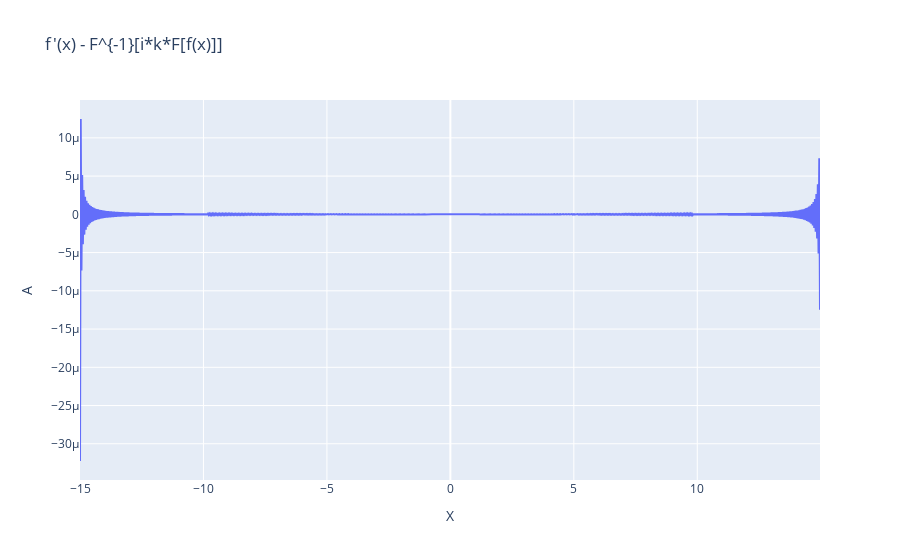

Notebook cell for this chart:
### Code cell
# plot the difference between du and duFFT
import plotly.graph_objects as go
fig = go.Figure()
fig.add_trace(go.Scatter(x=X.real, y=du.real - duFFT.real, mode='lines', name='analytic - FFT'))

# title
fig.update_layout(title='f\'(x) - F^{-1}[i*k*F[f(x)]]', xaxis_title='X', yaxis_title='A')
fig.show()

### Figure 1 — Plotly figure (JSON) as saved in the notebook; plotly's stock layout.template omitted (floating-point values rounded to 4 significant figures; data arrays with more than 128 entries replaced by an {"elided": "..."} marker saying what was removed)
{"data": [{"mode": "lines", "name": "analytic - FFT", "type": "scatter", "x": {"elided": "1024 float values"}, "y": {"elided": "1024 float values"}}], "layout": {"title": {"text": "f'(x) - F^{-1}[i*k*F[f(x)]]"}, "xaxis": {"title": {"text": "X"}}, "yaxis": {"title": {"text": "A"}}}}
